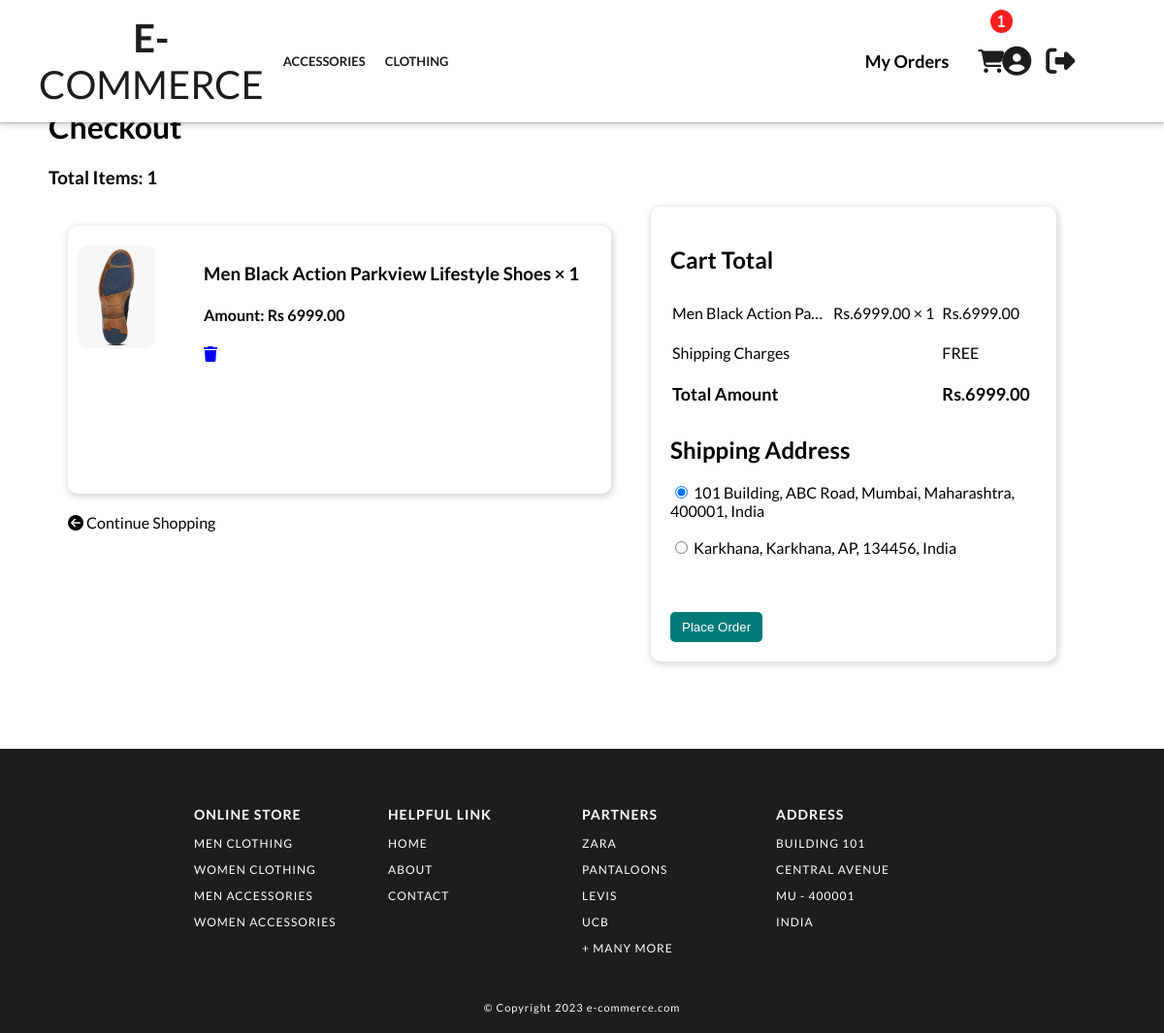
The app's page /cart/ (signed in) with its own data.
### web_app/models.py (models this page shows, shortened)
class Category(models.Model):
    title = models.CharField(max_length=144, verbose_name="Category Title")
    slug = models.SlugField(max_length=255, verbose_name="Category Slug", editable=False, null=True, blank=True)

class Cart(models.Model):
    user = models.ForeignKey(User, verbose_name="User", on_delete=models.CASCADE, related_name="cart")
    product = models.ForeignKey(Product, verbose_name="Product", on_delete=models.CASCADE)
    quantity = models.PositiveIntegerField(default=1, verbose_name="Quantity")
    @property
    def total_price(self):
        return self.quantity * self.product.price

class Product(models.Model):
    title = models.CharField(max_length=500, verbose_name="Product Title")
    slug = models.SlugField(max_length=500, verbose_name="Product Slug", editable=False, null=True, blank=True)
    description = models.TextField(verbose_name="Description")
    thumbnail = models.ImageField(upload_to='product', verbose_name="Product Thumbnail")
    images = models.ManyToManyField(ProductImages)
    price = models.DecimalField(max_digits=8, decimal_places=2)
    category = models.ForeignKey(Category, verbose_name="Product Categoy", on_delete=models.CASCADE, related_name="products")
    brand = models.ForeignKey(Brand, verbose_name="Product Brand", on_delete=models.CASCADE)
    created_at = models.DateTimeField(auto_now_add=True, verbose_name="Created Date")
    updated_at = models.DateTimeField(auto_now=True, verbose_name="Updated Date")
    class Meta:
        verbose_name_plural = 'Products'
        ordering = ('-created_at', )

class Address(models.Model):
    user = models.ForeignKey(User, on_delete=models.CASCADE, related_name="addresses")
    locality = models.CharField(max_length=150, verbose_name="Nearest Location")
    city = models.CharField(max_length=150, verbose_name="City")
    state = models.CharField(max_length=150, verbose_name="State")
    pincode = models.IntegerField(verbose_name="Pincode")
    country = models.CharField(max_length=150, verbose_name="Country", default="India")
    def __str__(self):
        return f"{self.locality}, {self.city}, {self.state}, {self.pincode}, {self.country}"

### web_app/views.py (the view, shortened to what this page needs)
# urls.py: path('cart/',CartPage.as_view()),
class CartPage(LoginRequiredMixin, TemplateView):
    login_url = "/user/login/"
    template_name = 'web_app/cart.html'
    extra_context = {}
    def get(self, request, *args, **kwargs):
        cart_obj = Cart.objects.filter(user=request.user)
        self.extra_context["carts"] = cart_obj
        self.extra_context["total_amount"] = sum([cart.total_price for cart in cart_obj])
        return super().get(request, *args, **kwargs)

### web_app/context_preprocessors.py (called while the page is built)
def global_context(request):
    global_context = {}
    try:
        global_context["top_categories"] = Category.objects.all().order_by("-id")[:5]
        global_context["cart_count"] = Cart.objects.filter(user=request.user).count()
    except:
        pass
    return global_context

### web_app/templates/web_app/cart.html (shortened to what this page needs)
{% extends 'base.html' %}
{% block style %}
<link rel="stylesheet" href="/static/css/cart.css">
{% endblock style %}
{% block body %}
<div id="cartMainContainer">
    <h1> Checkout </h1>
    <h3 id="totalItem">Total Items: {{cart_count}}</h3>
    <div id="cartContainer">
        <div id="boxContainer">
            {% for cart in carts %}
            <div id="box">
                <img src="{{cart.product.thumbnail.url}}">
                <h3>{{cart.product.title}} × {{cart.quantity}}</h3>
                <h4>Amount: Rs {{cart.product.price}}</h4>
                <a href="/cart/delete/{{cart.id}}/"><i class="fas fa-trash"></i></a>
            </div>
            {% endfor %}
            <a href="/" style="color: black; text-decoration: none;">
                <i class="fas fa-arrow-circle-left    "></i>
                Continue Shopping
            </a>
        </div>
        <div id="totalContainer">
            <div id="total">
                <h2>Cart Total</h2>
                <table style="width: 100%;">
                    {% for cart in carts %}
                    <tr>
                        <td>{{cart.product.title|truncatechars:"20"}}</td>
                        <td>Rs.{{cart.product.price}} × {{cart.quantity}}</td>
                        <td>Rs.{{cart.total_price}}</td>
                    </tr>
                    {% endfor %}
                    <tr>
                        <td colspan="2">Shipping Charges</td>
                        <td>FREE</td>
                    </tr>
                    <tr style="font-size: large;">
                        <th colspan="2">Total Amount</th>
                        <th>Rs.{{total_amount}}</th>
                    </tr>
                </table>
                <h2>Shipping Address</h2>
                <form method="post">
                    {% for address in request.user.addresses.all %}
                    <div class="form-check">
                        <input class="form-check-input" type="radio" name="address"
                            id="flexRadioDefault{{address.id}}" value="{{address.id}}" {% if forloop.counter == 1 %}checked{% endif %}>
                        <label class="form-check-label" for="flexRadioDefault{{address.id}}">
                            {{address}}
                        </label>
                    </div>
                    <br>
                    {% endfor %}
                    <br><br>
                    {% if request.user.addresses.all %}
                    <div id="button"><button type="submit" style="color: white;">Place Order</button></div>
                    {% else %}
                    <div id="button"><button type="button" style="color: white;"><a href="/user/profile/" style="text-decoration: none;">Add Address</a></button></div>
                    {% endif %}
                </form>
            </div>
        </div>
    </div>
</div>
{% endblock body %}

### web_app/templates/base.html (shortened to what this page needs)
<!DOCTYPE html>
<html lang="en">
<head>
    <link rel="stylesheet" href="https://cdnjs.cloudflare.com/ajax/libs/slick-carousel/1.9.0/slick.min.css">
    <link rel="stylesheet" href="https://cdnjs.cloudflare.com/ajax/libs/slick-carousel/1.9.0/slick-theme.min.css">
    <link rel="stylesheet" href="/static/css/main.css">
    <link rel="stylesheet" href="/static/css/header.css">
    <link rel="stylesheet" href="/static/css/footer.css">
    {% block style %}
    {% endblock style %}
</head>
<body>
    <header>
        <section>
            <div id="container">
                <div id="shopName"><a href="/"> <b>E-</b>COMMERCE </a></div>
                <div id="collection">
                    {% for category in top_categories %}
                    <div><a href="/category/{{category.slug}}/">{{category.title|upper}}</a></div>
                    {% endfor %}
                </div>
                {% if request.user.is_authenticated %}
                <div id="search" style="text-align: right;">
                    <a style="text-decoration: none; font-weight: bold;font-size: large;color: black;"
                        href="/orders/">My Orders</a>
                </div>
                <div id="user">
                    <a style="width: 40px;" href="/cart/">
                        <i class="fas fa-shopping-cart addedToCart">
                            <div id="badge"> {{cart_count}} </div>
                        </i>
                    </a>
                    <a style="width: 40px;" href="/user/profile/"> <i class="fas fa-user-circle userIcon"></i> </a>
                    <a style="width: 50px;" href="/user/logout/"> <i class="fas fa-sign-out-alt userIcon"></i> </a>
                </div>
                {% else %}
                <div id="search"></div>
                <div id="user" style="margin-left: auto;">
                <a style="text-decoration: none; font-weight: bold;font-size: large;color: black;padding: 0px 10px;"
                    href="/user/login/">Login</a>
                </div>
                {% endif %}
            </div>
        </section>
    </header>
    <div style="min-height: 70vh;">
        {% block body %}
        {% endblock body %}
    </div>
    <footer>
        <section>
            <div id="containerFooter">
                <div id="webFooter">
                    <h3> online store </h3>
                    <p> men clothing </p>
                    <p> women clothing </p>
                    <p> men accessories </p>
                    <p> women accessories </p>
                </div>
                <div id="webFooter">
                    <h3> helpful link </h3>
                    <p> home </p>
                    <p> about </p>
                    <p> contact </p>
                </div>
                <div id="webFooter">
                    <h3> partners </h3>
                    <p> zara </p>
                    <p> pantaloons </p>
                    <p> levis </p>
                    <p> ucb </p>
                    <p> + many more </p>
                </div>
                <div id="webFooter">
                    <h3> address </h3>
                    <p> building 101 </p>
                    <p> central avenue </p>
                    <p> Mu - 400001 </p>
                    <p> India </p>
                </div>
            </div>
            <div id="credit">
                © Copyright 2023 e-commerce.com
            </div>
        </section>
    </footer>
</body>

### web_app/static/css/main.css (style rules this page uses)
body { margin: 0; font-family: 'Lato', sans-serif; }

### web_app/static/css/header.css (style rules this page uses)
#badge { position: absolute; background-color: rgb(255, 30, 30); color: white; border-radius: 50%; padding: 5px 8px; font-size: 14px; top: 10px; right: 230px; }
#container { background-color: white; margin: auto; text-align: center; width: 100%; display: grid; grid-gap: 10px; grid-template-columns: 1.5fr 5fr 1fr 1.5fr; font-family: 'Lato', sans-serif; z-index: 1; justify-content: space-between; align-items: center; padding: 15px 40px; box-sizing: border-box; position: fixed; box-shadow: 0 1px 2px 0 rgba(60, 64, 67, 0.302), 0 2px 6px 2px rgba(60, 64, 67, 0.149); }
#shopName { font-size: 40px; font-family: 'Lato', sans-serif; }
#shopName a { text-decoration: none; color: rgb(29, 29, 29); }
#collection { font-weight: bold; display: flex; }
#collection a { text-decoration: none; padding: 0px 10px; color: rgb(29, 29, 29); }
.addedToCart { font-size: 1.5em; margin-right: 25px; }
#user { display: flex; align-items: center; }
.userIcon { font-size: 30px; }
#user a { color: rgb(29, 29, 29) }
@media (max-width: 1300px) { #collection { font-size: 13px; } }
@media (max-width: 1212px) { #collection { font-size: 13px; } }
@media (max-width: 1212px) { .addedToCart { font-size: 1.5em; margin: 10px 20px; } }
@media (max-width: 1480px) { #badge { right:220px; } }
@media (max-width: 1426px) { #badge { right:202px; } }
@media (max-width: 1360px) { #badge { right:196px; } }
@media (max-width: 1320px) { #badge { right:189px; } }
@media (max-width: 1259px) { #badge { right:179px; } }
@media (max-width: 1212px) { #badge { right: 156px; } }

### web_app/static/css/footer.css (style rules this page uses)
#containerFooter { width: 100%; background-color: rgb(29, 29, 29); color: white; letter-spacing: 1px; display: grid; grid-template-columns: repeat(4, 1fr); text-transform: uppercase; font-size: 15px; padding: 15px 300px; box-sizing: border-box; }
#webFooter { padding-top: 30px; font-size: 12px; }
#credit { width: 100%; margin: auto; padding: 20px 0; text-align: center; background-color: rgb(29, 29, 29); color: white; font-size: 11px; letter-spacing: 1px; }
@media (max-width: 1350px) { #containerFooter { padding: 15px 200px; } }

### web_app/static/css/cart.css (style rules this page uses)
#cartMainContainer { padding: 90px 50px; }
#cartContainer { display: grid; grid-template-columns: 1fr 1fr; grid-gap: 20px; }
img { width: 80px; float: left; border-radius: 10px; margin-right: 50px; }
#boxContainer { display: grid; grid-gap: 20px; padding: 20px; width: 100%; }
#box { background-color: white; box-shadow: 1px 2px 6px 2px rgb(219, 219, 219); border-radius: 10px; width: 100%; padding: 20px 10px; }
#totalContainer { width: 70%; padding: 20px; margin: auto; background-color: white; border-radius: 10px; box-shadow: 1px 2px 6px 2px rgb(219, 219, 219); }
button { padding: 8px 12px; background-color: rgb(3, 122, 122); border: none; border-radius: 5px; cursor: pointer; }
table th,td { text-align: start; padding: 10px 0px; }

### records on screen
Category: title "ACCESSORIES"
Category: title "CLOTHING"
Cart: product.thumbnail (picture), product "Men Black Action Parkview Lifestyle Shoes", quantity "1", product.price "6999.00", product "Men Black Action Pa…", total_price "6999.00"
Address: locality+city+state "101 Building, ABC Road, Mumbai, Maharashtra, 400001, India"
Address: locality+city+state "Karkhana, Karkhana, AP, 134456, India"

### other values on screen
{{ cart_count }} "1"
{{ total_amount }} "6999.00"
